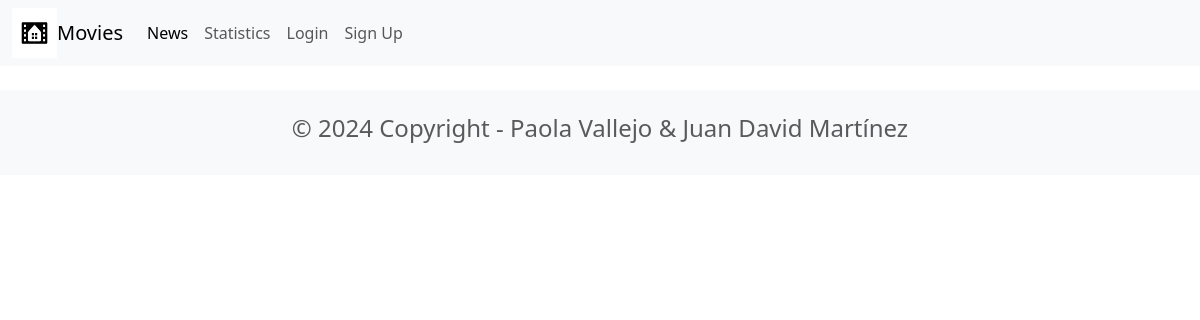
The page /news/ on the database as committed earlier.
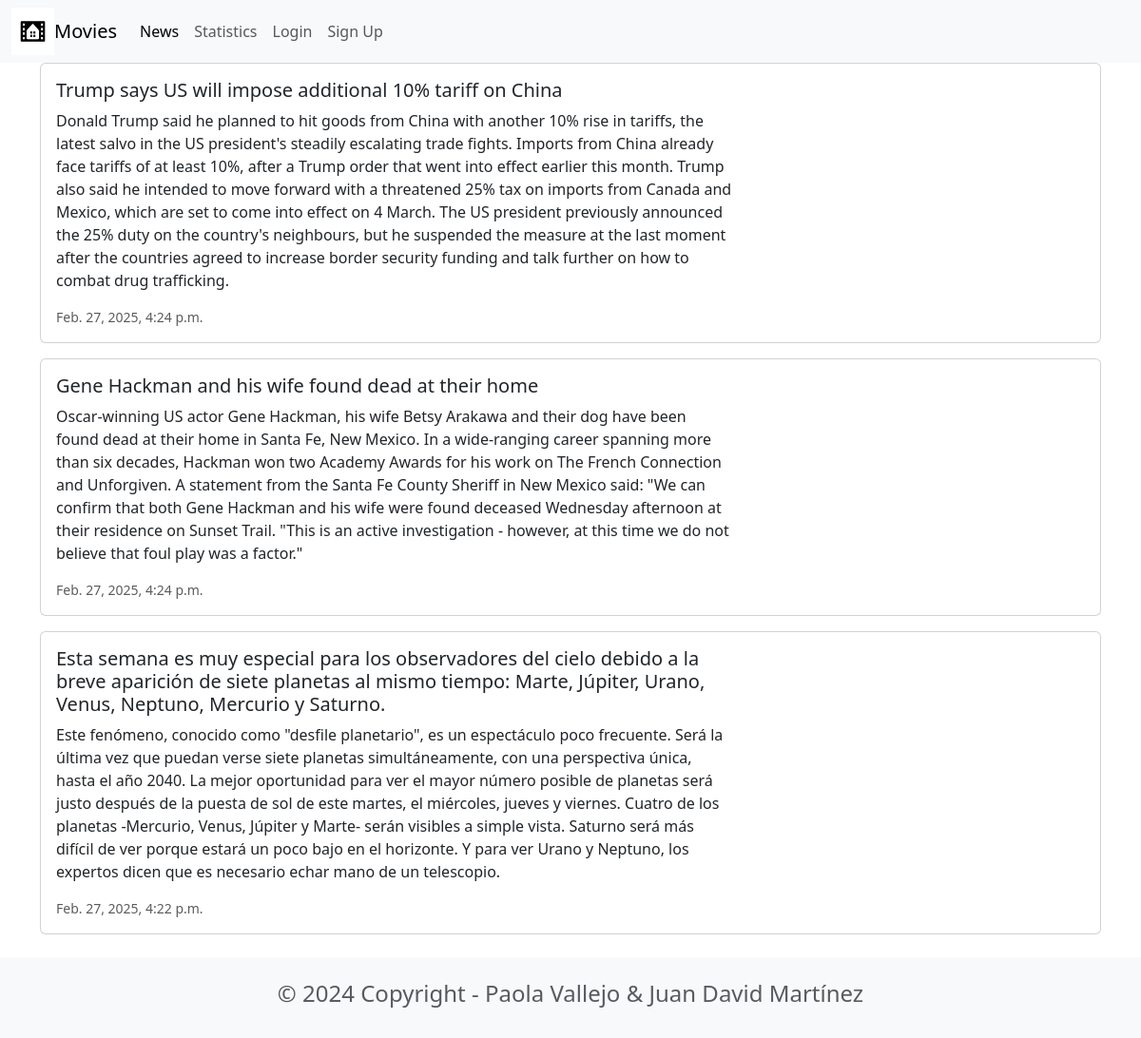
The same page on the database as committed later.
### news/models.py (models this page shows, shortened)
class News(models.Model):
    headline = models.CharField(max_length=200)
    body = models.TextField()
    date = models.DateTimeField()

### news/views.py (the view)
# urls.py: path('news/', include('news.urls')),
def news(request):
    newss =  News.objects.all().order_by('-date')
    return render(request, 'news.html', {'newss': newss})

### news/templates/news.html
{% extends 'base.html' %}
{% block content %}
<div class="'container">
    {% for news in newss %}
    <div class="card mb-3">
        <div class="row g-0">
            <div class="col-md-8">
                <div class="card-body">
                <h5 class="card-title">{{ news.headline }}</h5>
                <p class="card-text">{{ news.body }}</p>
                <p class="card-text"><small class="text-muted">{{ news.date }}</small></p>
                </div>
            </div>
        </div>
    </div>
    {% endfor %}
</div>
{% endblock content %}

### moviereviews/templates/base.html (shortened to what this page needs)
<head>
    <link href="https://cdn.jsdelivr.net/npm/bootstrap@5.3.3/dist/css/bootstrap.min.css" rel="stylesheet">
</head>
<nav class="navbar navbar-expand-lg bg-body-tertiary">
    <div class="container-fluid">
        {% load static %}
        <img src="{% static 'images/home.png' %}" alt="" width="45" height="50"
            class="d-inline-block align-text-top" />
      <a class="navbar-brand" href="{% url 'home' %}">Movies</a>
      <div class="collapse navbar-collapse" id="navbarSupportedContent">
        <ul class="navbar-nav me-auto mb-2 mb-lg-0">
          <li class="nav-item">
            <a class="nav-link active" aria-current="page" href="{% url 'news' %}">News</a>
          </li>
          <li class="nav-item">
            <a class="nav-link" href="{% url 'statistics' %}">Statistics</a>
          </li>
          <li class="nav-item">
            <a class="nav-link" href="#">Login</a>
          </li>
          <li class="nav-item">
            <a class="nav-link" href="#">Sign Up</a>
          </li>
        </ul>
      </div>
    </div>
  </nav>
<div class="container">
    {% block content %}
    {% endblock content %}
</div>
<footer class="text-center text-lg-start bg-light text-muted mt-4">
    <div class="container">
      <div class="row">
        <div class="text-center p-4">
            <h4>© 2024 Copyright - Paola Vallejo & Juan David Martínez</h4>
        </div>
    </div>
  </footer>

Rows that differ between the two databases and show on the page:
added News: headline "Trump says US will impose additional 10% tariff on China", body "Donald Trump said he planned to hit goods from China with another 10% rise in tariffs, the latest salvo in the US president's steadily escalating trade fights. Imports from China already face tariffs of at least 10%, after a Trump order that went into effect earlier this month. Trump also said he intended to move forward with a threatened 25% tax on imports from Canada and Mexico, which are set to come into effect on 4 March. The US president previously announced the 25% duty on the country's neighbours, but he suspended the measure at the last moment after the countries agreed to increase border security funding and talk further on how to combat drug trafficking.", date "Feb. 27, 2025, 4:24 p.m."
added News: headline "Gene Hackman and his wife found dead at their home", body "Oscar-winning US actor Gene Hackman, his wife Betsy Arakawa and their dog have been found dead at their home in Santa Fe, New Mexico. In a wide-ranging career spanning more than six decades, Hackman won two Academy Awards for his work on The French Connection and Unforgiven. A statement from the Santa Fe County Sheriff in New Mexico said: \"We can confirm that both Gene Hackman and his wife were found deceased Wednesday afternoon at their residence on Sunset Trail. \"This is an active investigation - however, at this time we do not believe that foul play was a factor.\"", date "Feb. 27, 2025, 4:24 p.m."
added News: headline "Esta semana es muy especial para los observadores del cielo debido a la breve aparición de siete planetas al mismo tiempo: Marte, Júpiter, Urano, Venus, Neptuno, Mercurio y Saturno.", body "Este fenómeno, conocido como \"desfile planetario\", es un espectáculo poco frecuente. Será la última vez que puedan verse siete planetas simultáneamente, con una perspectiva única, hasta el año 2040. La mejor oportunidad para ver el mayor número posible de planetas será justo después de la puesta de sol de este martes, el miércoles, jueves y viernes. Cuatro de los planetas -Mercurio, Venus, Júpiter y Marte- serán visibles a simple vista. Saturno será más difícil de ver porque estará un poco bajo en el horizonte. Y para ver Urano y Neptuno, los expertos dicen que es necesario echar mano de un telescopio.", date "Feb. 27, 2025, 4:22 p.m."
